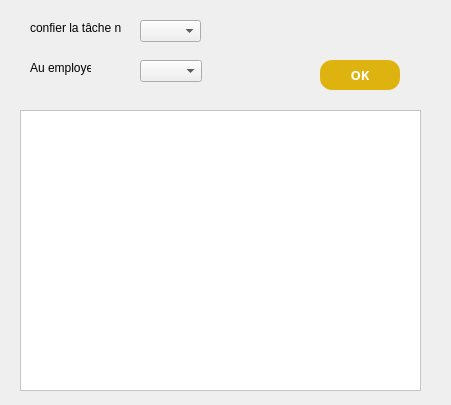
              <widget class="QWidget" name="page_7">
               <property name="geometry">
                <rect>
                 <x>0</x>
                 <y>0</y>
                 <width>451</width>
                 <height>405</height>
                </rect>
               </property>
               <attribute name="label">
                <string>affectation et suivie des taches par employe</string>
               </attribute>
               <widget class="QLabel" name="label_8">
                <property name="geometry">
                 <rect>
                  <x>30</x>
                  <y>20</y>
                  <width>91</width>
                  <height>16</height>
                 </rect>
                </property>
                <property name="text">
                 <string>confier la tâche n°</string>
                </property>
               </widget>
               <widget class="QComboBox" name="comboBox_3">
                <property name="geometry">
                 <rect>
                  <x>140</x>
                  <y>20</y>
                  <width>61</width>
                  <height>22</height>
                 </rect>
                </property>
               </widget>
               <widget class="QLabel" name="label_9">
                <property name="geometry">
                 <rect>
                  <x>30</x>
                  <y>60</y>
                  <width>61</width>
                  <height>16</height>
                 </rect>
                </property>
                <property name="text">
                 <string>Au employe n°</string>
                </property>
               </widget>
               <widget class="QComboBox" name="comboBox_4">
                <property name="geometry">
                 <rect>
                  <x>140</x>
                  <y>60</y>
                  <width>62</width>
                  <height>22</height>
                 </rect>
                </property>
               </widget>
               <widget class="QTableView" name="tableView_3">
                <property name="geometry">
                 <rect>
                  <x>20</x>
                  <y>110</y>
                  <width>401</width>
                  <height>281</height>
                 </rect>
                </property>
                <property name="styleSheet">
                 <string notr="true">color:black;
background-color:white;</string>
                </property>
               </widget>
               <widget class="QPushButton" name="pushButton_10">
                <property name="geometry">
                 <rect>
                  <x>320</x>
                  <y>60</y>
                  <width>80</width>
                  <height>30</height>
                 </rect>
                </property>
                <property name="minimumSize">
                 <size>
                  <width>80</width>
                  <height>30</height>
                 </size>
                </property>
                <property name="maximumSize">
                 <size>
                  <width>80</width>
                  <height>30</height>
                 </size>
                </property>
                <property name="font">
                 <font>
                  <family>Segoe UI Black</family>
                  <pointsize>10</pointsize>
                  <weight>75</weight>
                  <bold>true</bold>
                 </font>
                </property>
                <property name="styleSheet">
                 <string notr="true">background-color: #deb30f;
color:white;
border-radius: 12px;</string>
                </property>
                <property name="text">
                 <string>OK</string>
                </property>
               </widget>
              </widget>
